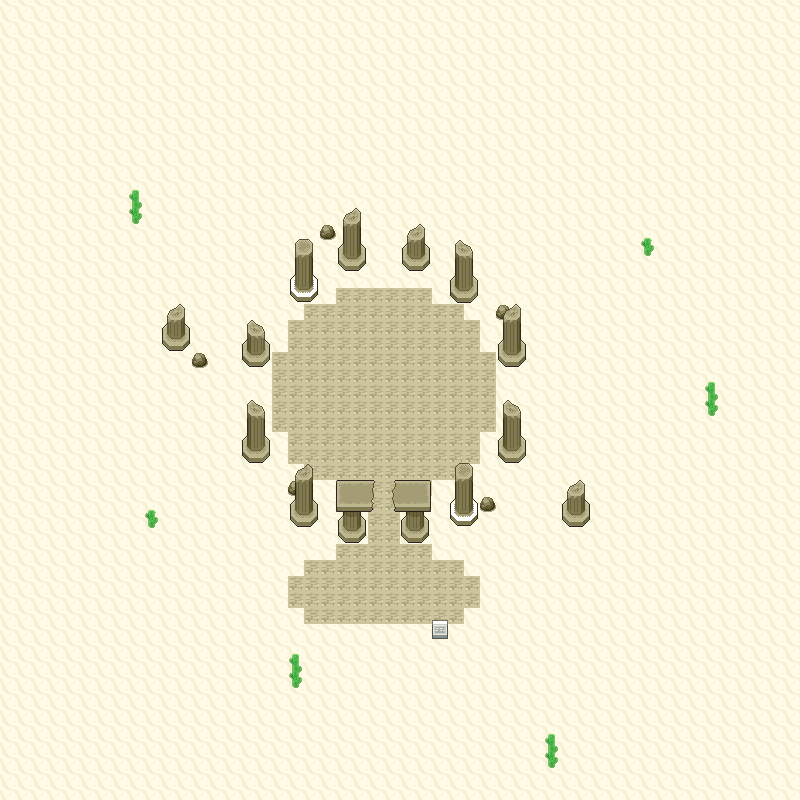

A 2D game scene composited from a Tiled map and its tileset images. What follows is a short description and the map's XML, with each tile layer's data collapsed to a summary:
An orthogonal 50x50 tile map with 16x16 px tiles, 4 tile layers (Grass, Walkable, Collisions, WalkBehind), 4 tilesets.

<map version="1.0" orientation="orthogonal" width="50" height="50" tilewidth="16" tileheight="16">
 <tileset firstgid="1" source="SinnohSet7.tsx" />
 <tileset firstgid="1777" source="SinnohInteriorSet1.tsx" />
 <tileset firstgid="4145" source="Orre Tileset 1.tsx" />
 <tileset firstgid="5228" source="Orre Tileset 2.tsx" />
 <layer name="Grass" width="50" height="50">
  <data>[2500 cells, 2294 non-empty, 1 distinct tile ids]</data>
 </layer>
 <layer name="Walkable" width="50" height="50">
  <data>[2500 cells, 206 non-empty, 1 distinct tile ids]</data>
 </layer>
 <layer name="Collisions" width="50" height="50">
  <data>[2500 cells, 68 non-empty, 31 distinct tile ids]</data>
 </layer>
 <layer name="WalkBehind" width="50" height="50">
  <data>[2500 cells, 72 non-empty, 35 distinct tile ids]</data>
 </layer>
</map>
